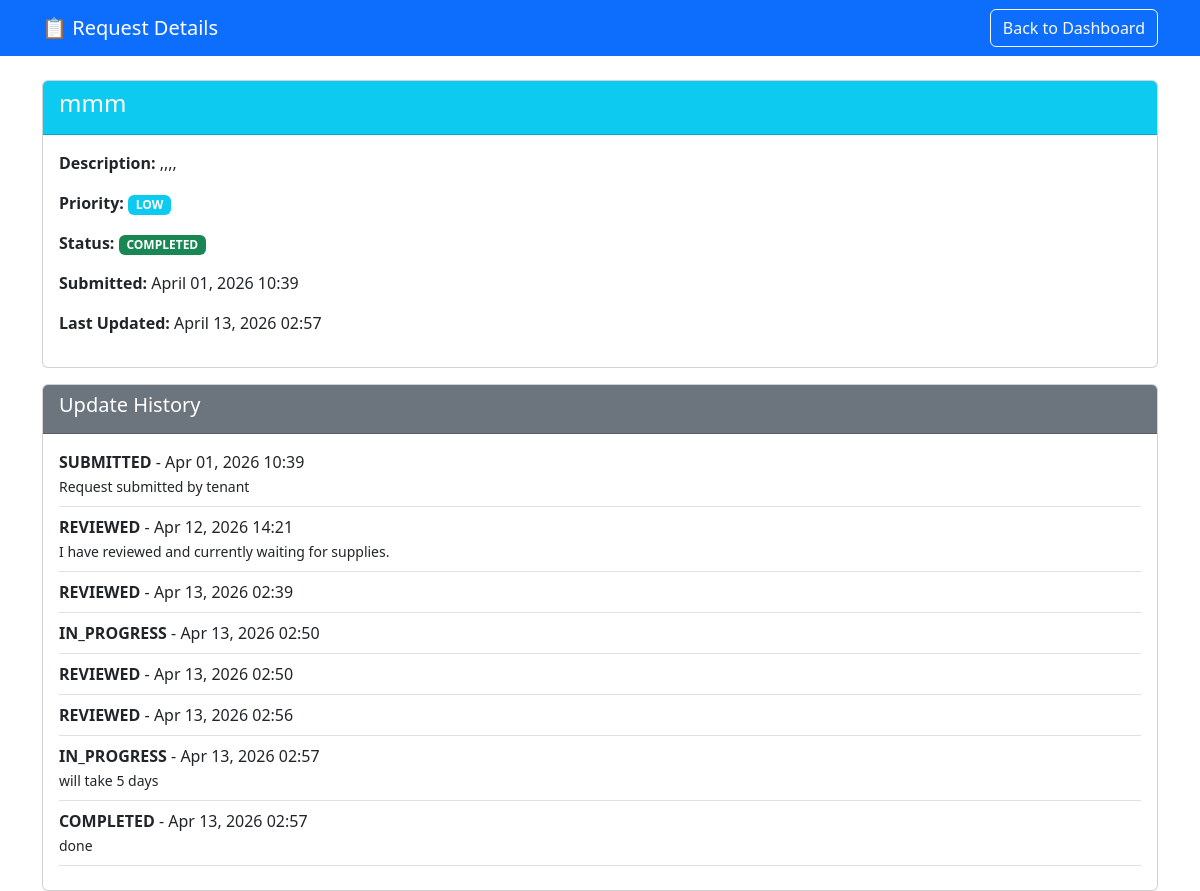
Page /request/1/ (signed in) on the earlier database version.
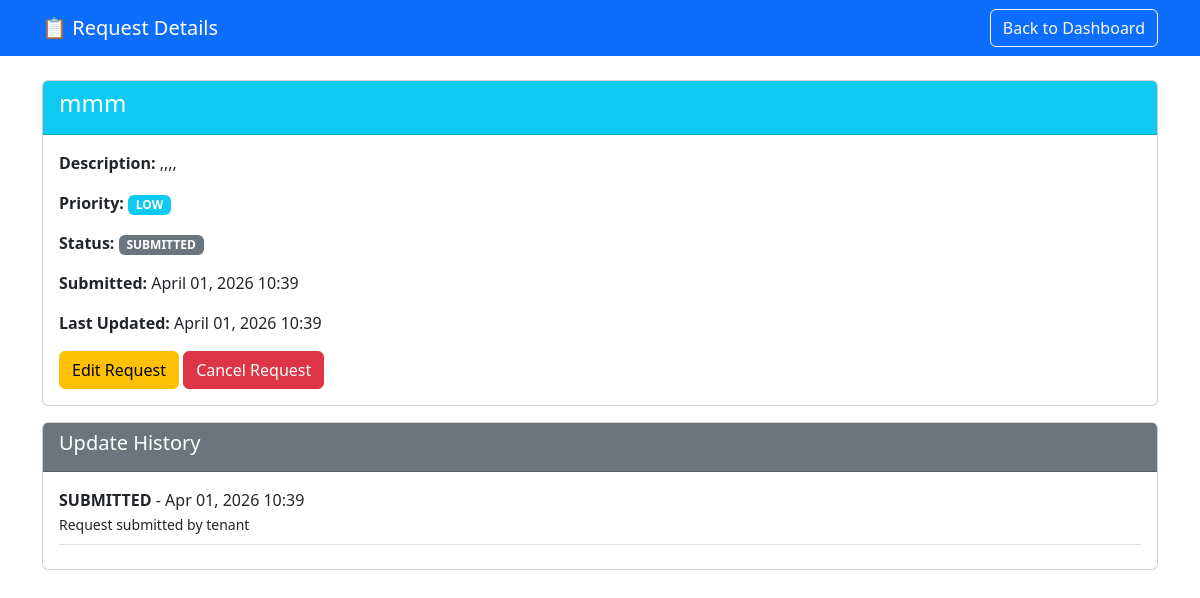
Same page on the later database version.
### maintenance/models.py (models this page shows, shortened)
class MaintenanceRequest(models.Model):
    STATUS_CHOICES = (
        ('submitted', 'Submitted'),
        ('reviewed', 'Reviewed'),
        ('assigned', 'Assigned'),
        ('in_progress', 'In Progress'),
        ('completed', 'Completed'),
        ('cancelled', 'Cancelled'),
    )
    PRIORITY_CHOICES = (
        ('low', 'Low'),
        ('medium', 'Medium'),
        ('high', 'High'),
        ('emergency', 'Emergency'),
    )
    tenant = models.ForeignKey(User, on_delete=models.CASCADE, related_name='requests')
    title = models.CharField(max_length=200)
    description = models.TextField()
    image = models.ImageField(upload_to='issues/', blank=True, null=True)
    status = models.CharField(max_length=20, choices=STATUS_CHOICES, default='submitted')
    priority = models.CharField(max_length=20, choices=PRIORITY_CHOICES, default='medium')
    created_at = models.DateTimeField(auto_now_add=True)
    updated_at = models.DateTimeField(auto_now=True)

class UpdateLog(models.Model):
    request = models.ForeignKey(MaintenanceRequest, on_delete=models.CASCADE, related_name='logs')
    updated_by = models.ForeignKey(User, on_delete=models.CASCADE)
    status = models.CharField(max_length=20)
    notes = models.TextField(blank=True)
    created_at = models.DateTimeField(auto_now_add=True)

### maintenance/views.py (the view)
# urls.py: path('request/<int:request_id>/', views.request_detail_view, name='request_detail'),
@login_required
def request_detail_view(request, request_id):
    if request.user.userprofile.role != 'tenant':
        return HttpResponseForbidden("Only tenants can view request details")
    maintenance_request = get_object_or_404(MaintenanceRequest, id=request_id, tenant=request.user)
    return render(request, 'maintenance/request_detail.html', {'request': maintenance_request})

### templates/maintenance/request_detail.html (shortened to what this page needs)
<!DOCTYPE html>
<html>
<head>
    <link href="https://cdn.jsdelivr.net/npm/bootstrap@5.3.0/dist/css/bootstrap.min.css" rel="stylesheet">
</head>
<body>
    <nav class="navbar navbar-dark bg-primary">
        <div class="container">
            <span class="navbar-brand">📋 Request Details</span>
            <a href="/dashboard/" class="btn btn-outline-light">Back to Dashboard</a>
        </div>
    </nav>
    <div class="container mt-4">
        <div class="card">
            <div class="card-header bg-info text-white">
                <h4>{{ request.title }}</h4>
            </div>
            <div class="card-body">
                <p><strong>Description:</strong> {{ request.description }}</p>
                <p><strong>Priority:</strong>
                    <span class="badge bg-{% if request.priority == 'high' %}danger{% elif request.priority == 'medium' %}warning{% else %}info{% endif %}">
                        {{ request.priority|upper }}
                    </span>
                </p>
                <p><strong>Status:</strong>
                    <span class="badge bg-{% if request.status == 'completed' %}success{% elif request.status == 'in_progress' %}primary{% else %}secondary{% endif %}">
                        {{ request.status|upper }}
                    </span>
                </p>
                <p><strong>Submitted:</strong> {{ request.created_at|date:"F d, Y H:i" }}</p>
                <p><strong>Last Updated:</strong> {{ request.updated_at|date:"F d, Y H:i" }}</p>
                {% if request.status == 'submitted' %}
                <div class="mt-3">
                    <a href="/request/{{ request.id }}/edit/" class="btn btn-warning">Edit Request</a>
                    <a href="/request/{{ request.id }}/cancel/" class="btn btn-danger">Cancel Request</a>
                </div>
                {% endif %}
            </div>
        </div>
        <div class="card mt-3">
            <div class="card-header bg-secondary text-white">
                <h5>Update History</h5>
            </div>
            <div class="card-body">
                {% for log in request.logs.all %}
                <div class="border-bottom mb-2 pb-2">
                    <strong>{{ log.status|upper }}</strong> - {{ log.created_at|date:"M d, Y H:i" }}
                    {% if log.notes %}<br><small>{{ log.notes }}</small>{% endif %}
                </div>
                {% empty %}
                <p>No updates yet.</p>
                {% endfor %}
            </div>
        </div>
    </div>
</body>
</html>

Differences in the rows shown:
removed UpdateLog: status "REVIEWED", created_at "Apr 12, 2026 14:21", notes "I have reviewed and currently waiting for supplies."
removed UpdateLog: status "REVIEWED", created_at "Apr 13, 2026 02:39"
removed UpdateLog: status "IN_PROGRESS", created_at "Apr 13, 2026 02:50"
removed UpdateLog: status "REVIEWED", created_at "Apr 13, 2026 02:50"
removed UpdateLog: status "REVIEWED", created_at "Apr 13, 2026 02:56"
removed UpdateLog: status "IN_PROGRESS", created_at "Apr 13, 2026 02:57", notes "will take 5 days"
removed UpdateLog: status "COMPLETED", created_at "Apr 13, 2026 02:57", notes "done"
changed MaintenanceRequest "mmm": status "COMPLETED" → "SUBMITTED"; updated_at "April 13, 2026 02:57" → "April 01, 2026 10:39"
Other differences:
text now shown: "Edit Request Cancel Request"
